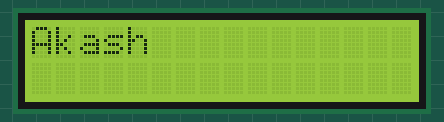
Simulated run of this sketch. Board: Arduino Uno, built with avr-gcc and run on an emulated ATmega328P. Parts: 16×2 character LCD.

Above: at 0.13 s.
At 0.75 s:
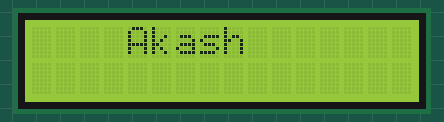
At 1.36 s:
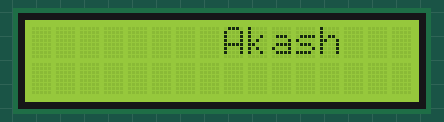
At 2.58 s:
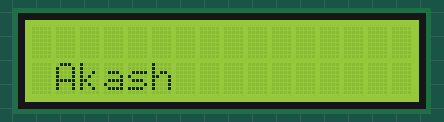
At 3.81 s:
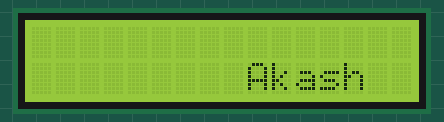
At 5.18 s:
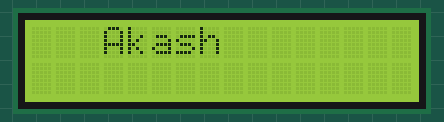

Measured:
- by itself, everything shown: repeats every 4.6 s, in 30 steps

The sketch:

drag_string_at_lcd_display_in_Arduino_uno.ino
```cpp
//drag string at lcd display

// include the library code:
#include <LiquidCrystal.h>

// initialize the library by associating any needed LCD interface pin
// with the arduino pin number it is connected to
const int rs = 12, en = 11, d4 = 5, d5 = 4, d6 = 3, d7 = 2;
LiquidCrystal lcd(rs, en, d4, d5, d6, d7);

void setup() {
  // set up the LCD's number of columns and rows:
  lcd.begin(16, 2);
}

void loop() {
  // set the cursor to column 0, line 1
  // (note: line 1 is the second row, since counting begins with 0):
  //lcd.setCursor(0, 0);


  for(int i = 0; i<15; i++){
    lcd.setCursor(i, 0); // i will choose row
    lcd.print("Akash");
    delay(150);
    lcd.clear();


  }
  for(int i = 0; i<15; i++){
    lcd.setCursor(i, 1);
    lcd.print("Akash");
    delay(150);
    lcd.clear();
  }
}
```
